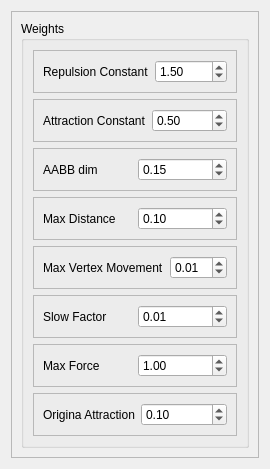
              <widget class="QWidget" name="graph4">
               <property name="geometry">
                <rect>
                 <x>0</x>
                 <y>0</y>
                 <width>247</width>
                 <height>433</height>
                </rect>
               </property>
               <attribute name="label">
                <string>Neurites Skeleton</string>
               </attribute>
               <layout class="QFormLayout" name="formLayout">
                <item row="0" column="0" colspan="2">
                 <widget class="QFrame" name="frame_28">
                  <property name="frameShape">
                   <enum>QFrame::StyledPanel</enum>
                  </property>
                  <property name="frameShadow">
                   <enum>QFrame::Raised</enum>
                  </property>
                  <layout class="QGridLayout" name="gridLayout_20">
                   <item row="0" column="0">
                    <widget class="QGroupBox" name="groupBox_15">
                     <property name="title">
                      <string>Weights</string>
                     </property>
                     <layout class="QVBoxLayout" name="verticalLayout_12">
                      <item>
                       <widget class="QFrame" name="frame_30">
                        <property name="frameShape">
                         <enum>QFrame::StyledPanel</enum>
                        </property>
                        <property name="frameShadow">
                         <enum>QFrame::Raised</enum>
                        </property>
                        <layout class="QHBoxLayout" name="horizontalLayout_25">
                         <item>
                          <widget class="QLabel" name="label_31">
                           <property name="text">
                            <string>Repulsion Constant</string>
                           </property>
                          </widget>
                         </item>
                         <item>
                          <widget class="QDoubleSpinBox" name="doubleSpinBox_22">
                           <property name="minimum">
                            <double>0.010000000000000</double>
                           </property>
                           <property name="singleStep">
                            <double>0.100000000000000</double>
                           </property>
                           <property name="value">
                            <double>1.500000000000000</double>
                           </property>
                          </widget>
                         </item>
                        </layout>
                       </widget>
                      </item>
                      <item>
                       <widget class="QFrame" name="frame_31">
                        <property name="frameShape">
                         <enum>QFrame::StyledPanel</enum>
                        </property>
                        <property name="frameShadow">
                         <enum>QFrame::Raised</enum>
                        </property>
                        <layout class="QHBoxLayout" name="horizontalLayout_26">
                         <item>
                          <widget class="QLabel" name="label_32">
                           <property name="text">
                            <string>Attraction Constant</string>
                           </property>
                          </widget>
                         </item>
                         <item>
                          <widget class="QDoubleSpinBox" name="doubleSpinBox_23">
                           <property name="singleStep">
                            <double>0.100000000000000</double>
                           </property>
                           <property name="value">
                            <double>0.500000000000000</double>
                           </property>
                          </widget>
                         </item>
                        </layout>
                       </widget>
                      </item>
                      <item>
                       <widget class="QFrame" name="frame_32">
                        <property name="frameShape">
                         <enum>QFrame::StyledPanel</enum>
                        </property>
                        <property name="frameShadow">
                         <enum>QFrame::Raised</enum>
                        </property>
                        <layout class="QHBoxLayout" name="horizontalLayout_27">
                         <item>
                          <widget class="QLabel" name="label_33">
                           <property name="text">
                            <string>AABB dim</string>
                           </property>
                          </widget>
                         </item>
                         <item>
                          <widget class="QDoubleSpinBox" name="doubleSpinBox_24">
                           <property name="singleStep">
                            <double>0.100000000000000</double>
                           </property>
                           <property name="value">
                            <double>0.150000000000000</double>
                           </property>
                          </widget>
                         </item>
                        </layout>
                       </widget>
                      </item>
                      <item>
                       <widget class="QFrame" name="frame_33">
                        <property name="frameShape">
                         <enum>QFrame::StyledPanel</enum>
                        </property>
                        <property name="frameShadow">
                         <enum>QFrame::Raised</enum>
                        </property>
                        <layout class="QHBoxLayout" name="horizontalLayout_28">
                         <item>
                          <widget class="QLabel" name="label_34">
                           <property name="text">
                            <string>Max Distance</string>
                           </property>
                          </widget>
                         </item>
                         <item>
                          <widget class="QDoubleSpinBox" name="doubleSpinBox_25">
                           <property name="singleStep">
                            <double>0.100000000000000</double>
                           </property>
                           <property name="value">
                            <double>0.100000000000000</double>
                           </property>
                          </widget>
                         </item>
                        </layout>
                       </widget>
                      </item>
                      <item>
                       <widget class="QFrame" name="frame_34">
                        <property name="frameShape">
                         <enum>QFrame::StyledPanel</enum>
                        </property>
                        <property name="frameShadow">
                         <enum>QFrame::Raised</enum>
                        </property>
                        <layout class="QHBoxLayout" name="horizontalLayout_29">
                         <item>
                          <widget class="QLabel" name="label_35">
                           <property name="text">
                            <string>Max Vertex Movement</string>
                           </property>
                          </widget>
                         </item>
                         <item>
                          <widget class="QDoubleSpinBox" name="doubleSpinBox_26">
                           <property name="singleStep">
                            <double>0.100000000000000</double>
                           </property>
                           <property name="value">
                            <double>0.010000000000000</double>
                           </property>
                          </widget>
                         </item>
                        </layout>
                       </widget>
                      </item>
                      <item>
                       <widget class="QFrame" name="frame_35">
                        <property name="frameShape">
                         <enum>QFrame::StyledPanel</enum>
                        </property>
                        <property name="frameShadow">
                         <enum>QFrame::Raised</enum>
                        </property>
                        <layout class="QHBoxLayout" name="horizontalLayout_30">
                         <item>
                          <widget class="QLabel" name="label_36">
                           <property name="text">
                            <string>Slow Factor</string>
                           </property>
                          </widget>
                         </item>
                         <item>
                          <widget class="QDoubleSpinBox" name="doubleSpinBox_27">
                           <property name="singleStep">
                            <double>0.100000000000000</double>
                           </property>
                           <property name="value">
                            <double>0.010000000000000</double>
                           </property>
                          </widget>
                         </item>
                        </layout>
                       </widget>
                      </item>
                      <item>
                       <widget class="QFrame" name="frame_39">
                        <property name="frameShape">
                         <enum>QFrame::StyledPanel</enum>
                        </property>
                        <property name="frameShadow">
                         <enum>QFrame::Raised</enum>
                        </property>
                        <layout class="QHBoxLayout" name="horizontalLayout_31">
                         <item>
                          <widget class="QLabel" name="label_37">
                           <property name="text">
                            <string>Max Force</string>
                           </property>
                          </widget>
                         </item>
                         <item>
                          <widget class="QDoubleSpinBox" name="doubleSpinBox_28">
                           <property name="minimum">
                            <double>0.010000000000000</double>
                           </property>
                           <property name="singleStep">
                            <double>0.100000000000000</double>
                           </property>
                           <property name="value">
                            <double>1.000000000000000</double>
                           </property>
                          </widget>
                         </item>
                        </layout>
                       </widget>
                      </item>
                      <item>
                       <widget class="QFrame" name="frame_40">
                        <property name="frameShape">
                         <enum>QFrame::StyledPanel</enum>
                        </property>
                        <property name="frameShadow">
                         <enum>QFrame::Raised</enum>
                        </property>
                        <layout class="QHBoxLayout" name="horizontalLayout_35">
                         <item>
                          <widget class="QLabel" name="label_41">
                           <property name="text">
                            <string>Origina Attraction</string>
                           </property>
                          </widget>
                         </item>
                         <item>
                          <widget class="QDoubleSpinBox" name="doubleSpinBox_32">
                           <property name="minimum">
                            <double>0.010000000000000</double>
                           </property>
                           <property name="singleStep">
                            <double>0.100000000000000</double>
                           </property>
                           <property name="value">
                            <double>0.100000000000000</double>
                           </property>
                          </widget>
                         </item>
                        </layout>
                       </widget>
                      </item>
                     </layout>
                    </widget>
                   </item>
                  </layout>
                 </widget>
                </item>
               </layout>
              </widget>
